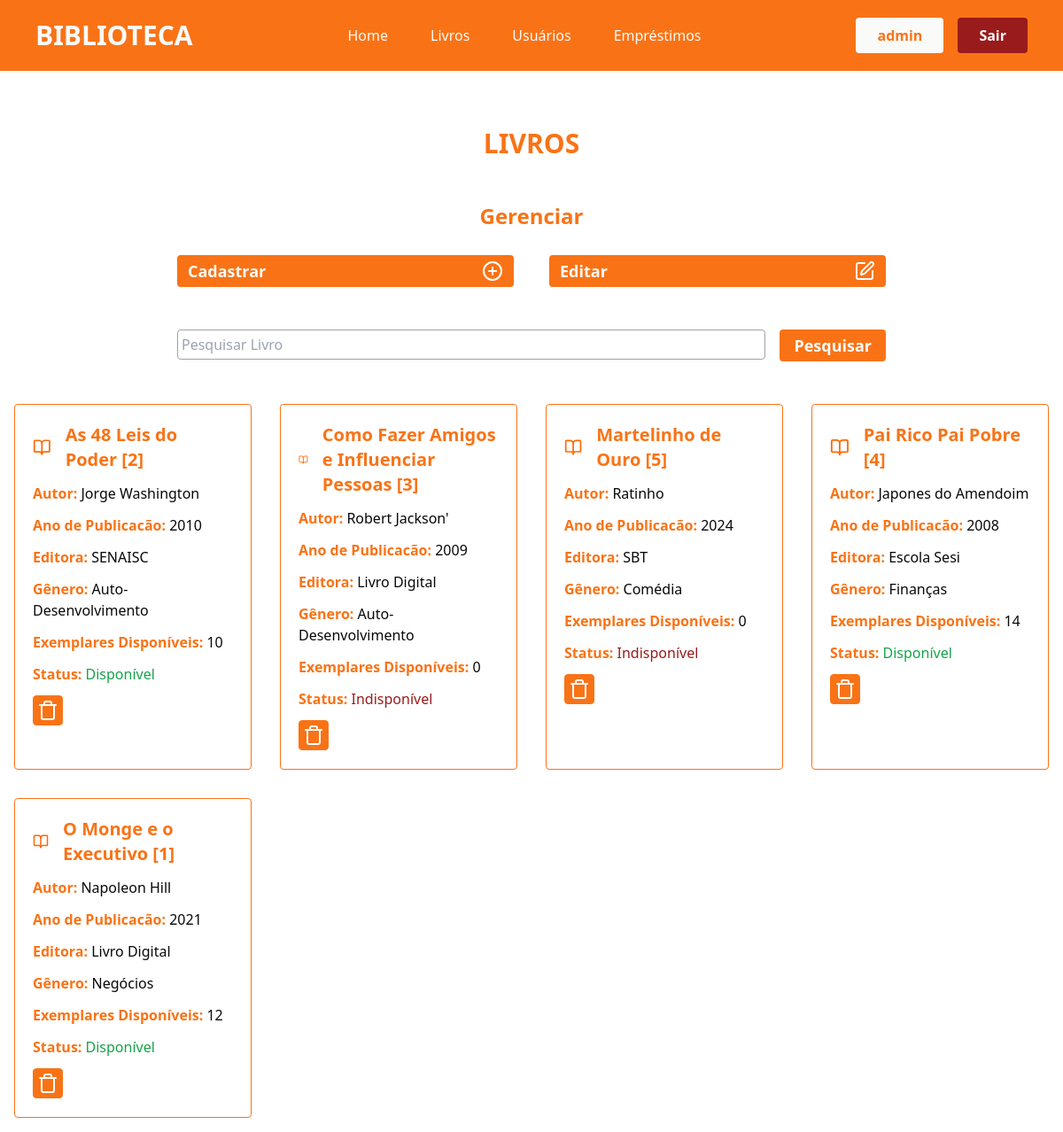
/livros/ (signed in), run on the app's committed database.
### app/models.py (models this page shows)
class User(db.Model, UserMixin):
    id = db.Column(db.Integer, primary_key=True)
    nome = db.Column(db.String(100), nullable=True)
    telefone = db.Column(db.String(100), nullable=True)
    email = db.Column(db.String(100), nullable=True)
    senha = db.Column(db.String(100), nullable=True)
    emprestimos = db.relationship('Emprestimo', backref='user', lazy=True)

class Livro(db.Model):
    id = db.Column(db.Integer, primary_key=True)
    titulo = db.Column(db.String(100), nullable=True)
    autor = db.Column(db.String(100), nullable=True)
    editora = db.Column(db.String(100), nullable=True)
    anoPublicacao = db.Column(db.Integer, nullable=True)
    genero = db.Column(db.String(100), nullable=True)
    quantidade_disponivel = db.Column(db.Integer, nullable=True)
    status = db.Column(db.String(100), nullable=True)
    emprestimos = db.relationship('Emprestimo', backref='livro', lazy=True)

### app/views.py (the view)
@app.route('/livros/')
@login_required
def livros():
    if request.method == 'GET':
        pesquisa = request.args.get('pesquisa', '')
    dados = Livro.query.order_by('genero')
    if pesquisa != '':
        dados = dados.filter(Livro.titulo.ilike(f'%{pesquisa}%'))
    livros = {'dados' : dados.all()}
    return render_template('livros.html', livros=livros)

### app/models.py (called while the page is built)
@login_manager.user_loader
def load_user(user_id):
    return User.query.get(user_id)

### app/templates/livros.html (shortened to what this page needs)
{% extends "head.html" %}
{% block content %}
<div class="container-livros flex flex-col justify-center align-center">
    <div class="titulo mt-[4rem] flex-col justify-center items-center">
        <h2 class="text-3xl text-center text-orange-500 font-bold">LIVROS </h2>
    </div>
    {% if current_user.email == 'admin@gmail.com' %}
    <div class="container-livros flex justify-center">
        <div class="gerenciar flex flex-col justify-center mt-[3rem] w-[800px]">
            <h2 class="text-center text-2xl text-orange-500 font-semibold">Gerenciar</h2>
            <div class="botoes grid grid-cols-2 gap-10">
                <a href="{{url_for('livro_cadastro')}}" class="bg-orange-500 text-stone-50 font-semibold text-lg mt-7 rounded py-1 px-3 flex flex-row justify-between items-center hover:bg-orange-700 cursor-pointer transition-all duration-500">Cadastrar <svg xmlns="http://www.w3.org/2000/svg" width="24" height="24" viewBox="0 0 24 24" fill="none" stroke="white" stroke-width="2" stroke-linecap="round" stroke-linejoin="round" class="lucide lucide-circle-plus-icon lucide-circle-plus"><circle cx="12" cy="12" r="10"/><path d="M8 12h8"/><path d="M12 8v8"/></svg></a>
                <a href="" class="bg-orange-500 text-stone-50 font-semibold text-lg mt-7 rounded py-1 px-3 flex flex-row justify-between items-center hover:bg-orange-700 cursor-pointer transition-all duration-500">Editar </a>
            </div>
        </div>
    </div>
    {% endif %}
    <div class="pesquisa mt-[3rem] flex justify-center">
        <form action="" method="get" class="flex flex-row gap-4 w-[800px]">
                <div class="w-full">
                    <input type="text" name="pesquisa" class="w-full border-[1px] rounded border-stone-400 px-1 py-1 outline-orange-500 outline-2" placeholder="Pesquisar Livro">
                </div>
                <div class="w-70">
                    <button type="submit" class="bg-orange-500 w-full text-stone-50 font-semibold text-lg rounded py-1 px-4 hover:bg-orange-700 cursor-pointer transition-all duration-500">Pesquisar</button>
                </div>
            </form>
    </div>
    <section class="usuarios flex justify-center mt-[3rem] px-4">
        <div class="lista-usuarios grid grid-cols-4 gap-[2rem] mb-[1rem] w-[1500px]">
            {% for livro in livros.dados %}
                <div class="card-usuario border-orange-500 border-[1px] rounded p-5">
                    <div class="nome-svg flex flex-row gap-4 items-center justify-start">
                        <h2 class="text-xl font-semibold text-orange-500">{{livro.titulo}} [{{livro.id}}]</h2>
                    </div>
                    <p class="mt-3 text-orange-500 font-semibold">Autor: <span class="text-zinc-950 font-normal">{{livro.autor}}</span></p>
                    <p class="mt-3 text-orange-500 font-semibold">Ano de Publicacão: <span class="text-zinc-950 font-normal">{{livro.anoPublicacao}}</span></p>
                    <p class="mt-3 text-orange-500 font-semibold">Editora: <span class="text-zinc-950 font-normal">{{livro.editora}}</span></p>
                    <p class="mt-3 text-orange-500 font-semibold">Gênero: <span class="text-zinc-950 font-normal">{{livro.genero}}</span></p>
                    <p class="mt-3 text-orange-500 font-semibold">Exemplares Disponíveis: <span class="text-zinc-950 font-normal">{{livro.quantidade_disponivel}}</span></p>
                    <p class="mt-3 mb-3 text-orange-500 font-semibold">Status:{% if livro.status == 'Indisponível' %} <span class="text-red-800 font-normal">{{livro.status}}</span> {% else %} <span class="text-green-600 font-normal">{{livro.status}}</span> {% endif %} </p>
                   {% if current_user.email == 'admin@gmail.com' %}
                    <form action="{{ url_for('delete_livro', id=livro.id) }}" method="POST" style="display:inline;">
                            <button type="submit" class="border border-orange-500 p-1 rounded bg-orange-500"
                                    onclick="return confirm('Tem certeza que deseja excluir este livro?');">
                            </button>
                        </form>
                    {% endif %}
                </div>
            {% endfor %}
        </div>
    </section>
</div>
{% endblock %}

### app/templates/header.html (shortened to what this page needs)
{% extends "head.html" %}
{% block content %}
<header class="font-sans px-10 py-5 bg-orange-500">
    <div class="container-header flex justify-between items-center">
        <div class="logo text-stone-50 font-bold text-3xl">
            <h1>BIBLIOTECA</h1>
        </div>
        <nav class="nav flex gap-12 text-stone-50 font-medium">
            <a href="{{ url_for('homepage') }}">Home</a>
            <a href="{{ url_for('livros') }}">Livros</a>
             {% if current_user.email == 'admin@gmail.com'%}
             <a href="{{ url_for('usuarios') }}">Usuários</a>
            {% endif %}
            <a href="{{ url_for('emprestimos') }}">Empréstimos</a>
        </nav>
        <div class="login flex gap-4">
            {% if current_user.is_authenticated %}
            <p class="bg-stone-50 px-6 py-2 text-orange-500 rounded font-semibold">{{current_user.nome}}</p>
                <a href="{{ url_for('logout') }}" class="bg-red-800 px-6 py-2 text-stone-50 rounded font-semibold cursor-pointer hover:bg-red-900 transition-all duration-500">Sair</a>
            {% endif %}
        </div>
    </div>
</header>
{% endblock %}

### data on the page
User: nome "admin"
Livro: titulo "As 48 Leis do Poder", id "2", autor "Jorge Washington", anoPublicacao "2010", editora "SENAISC", genero "Auto-Desenvolvimento", quantidade_disponivel "10", status "Disponível"
Livro: titulo "Como Fazer Amigos e Influenciar Pessoas", id "3", autor "Robert Jackson'", anoPublicacao "2009", editora "Livro Digital", genero "Auto-Desenvolvimento", quantidade_disponivel "0", status "Indisponível"
Livro: titulo "Martelinho de Ouro", id "5", autor "Ratinho", anoPublicacao "2024", editora "SBT", genero "Comédia", quantidade_disponivel "0", status "Indisponível"
Livro: titulo "Pai Rico Pai Pobre", id "4", autor "Japones do Amendoim", anoPublicacao "2008", editora "Escola Sesi", genero "Finanças", quantidade_disponivel "14", status "Disponível"
Livro: titulo "O Monge e o Executivo", id "1", autor "Napoleon Hill", anoPublicacao "2021", editora "Livro Digital", genero "Negócios", quantidade_disponivel "12", status "Disponível"
